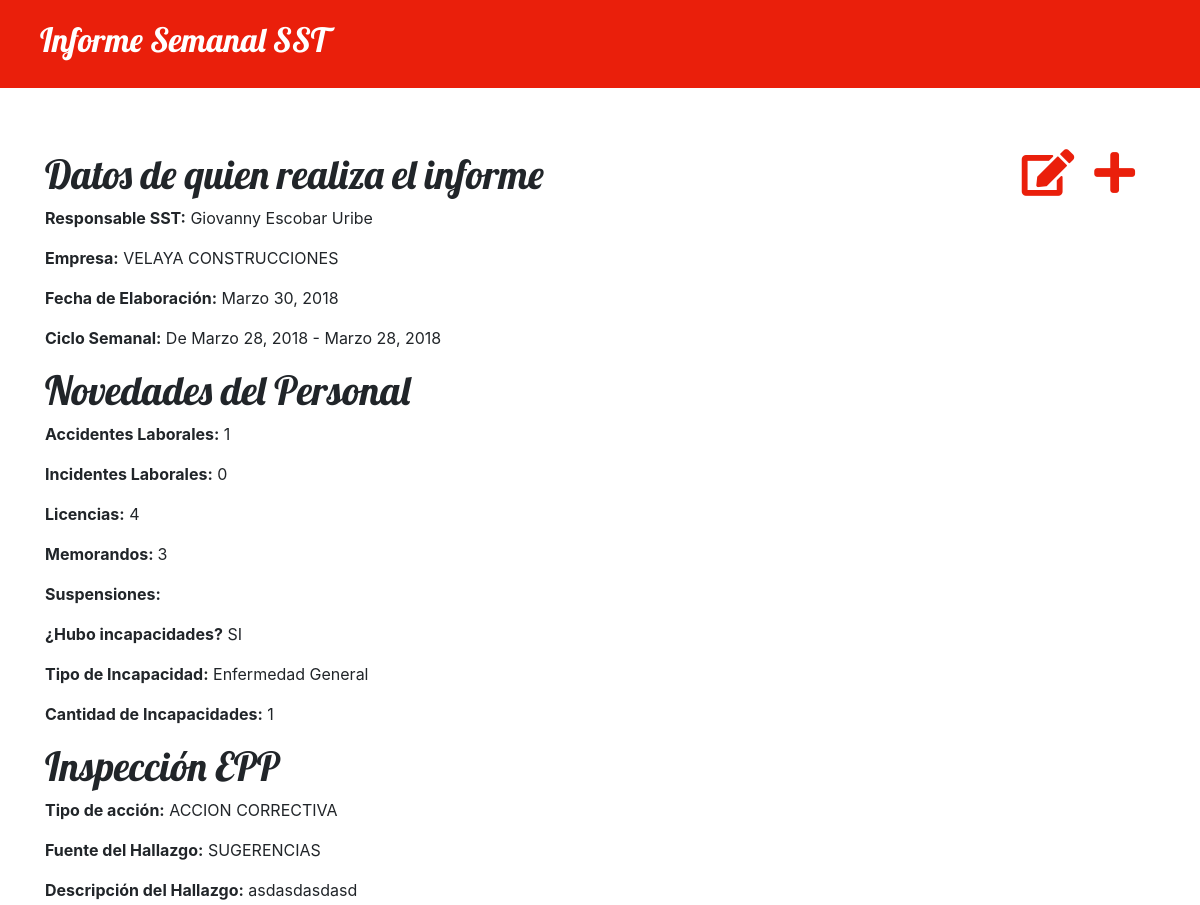
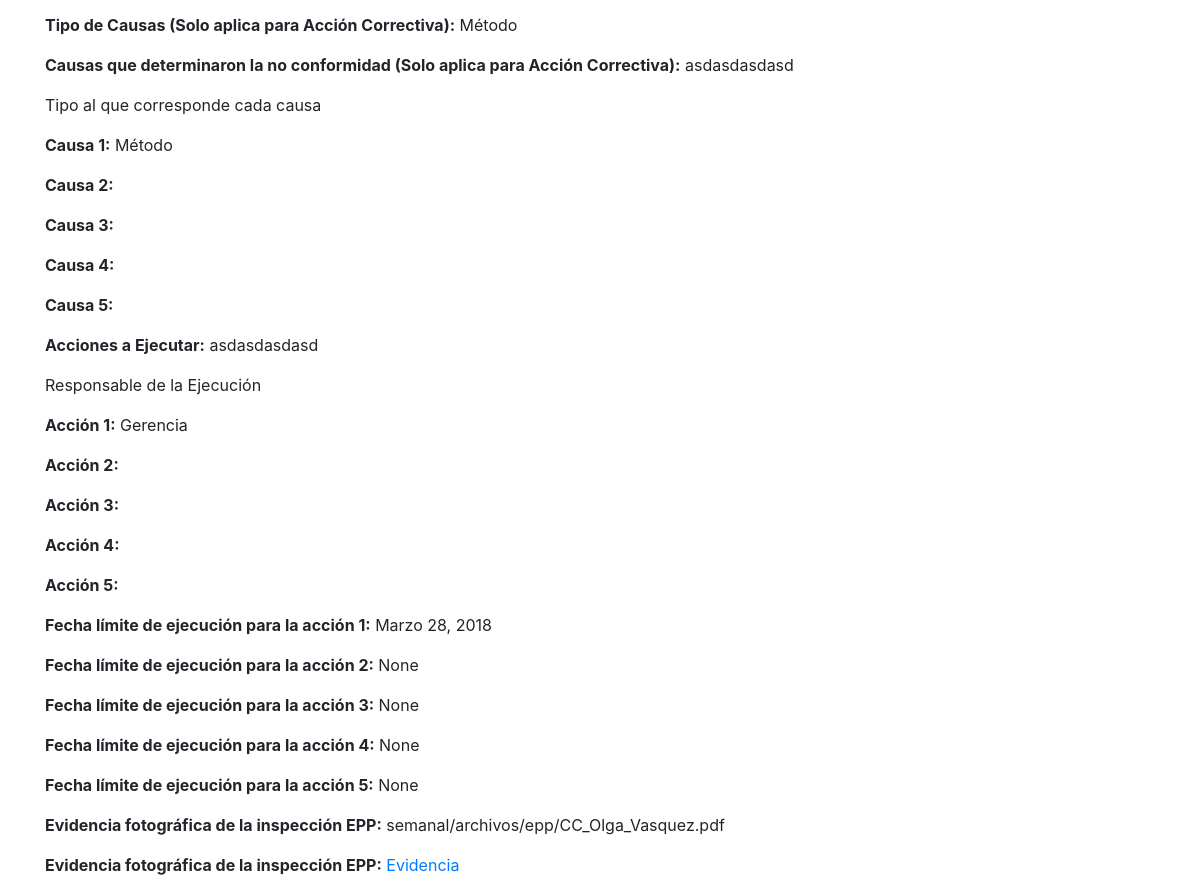
The app's page /informe/3/ with its own data (2 pictures, top to bottom).
### semanal/models.py (models this page shows, shortened)
class Informe(models.Model):
    usuario           = models.ForeignKey('auth.User', on_delete=models.CASCADE)
    empresa           = models.CharField(max_length=30, choices=OPCIONES_EMPRESA)
    fecha_elaboracion = models.DateField(
        default=date.today,
        verbose_name="Fecha de Elaboración")
    desde = models.DateField(default=date.today)
    hasta = models.DateField(default=date.today)
    acc_laboral = models.CharField(
        max_length=30,
        choices=OPCIONES_ACCIDENTES,
        verbose_name="Accidentes Laborales")
    inc_laboral = models.CharField(
        max_length=30,
        choices=OPCIONES_INCIDENTES,
        verbose_name="Incidentes Laborales")
    licencias = models.CharField(max_length=30, choices=OPCIONES_LICENCIAS)
    memorandos = models.CharField(
        max_length=30,
        choices=OPCIONES_MEMORANDOS,
        verbose_name="Memorandos o Llamados de atención")
    suspensiones = models.CharField(max_length=30, choices=OPCIONES_SUSPENSIONES)
    pregunta = models.CharField(
        max_length=30,
        choices=OPCIONES_PREGUNTA,
        verbose_name="¿Hubo incapacidades?")
    """
    Se instalo plugin MultiSelectField para tener una lista opciones de checkbox
    Informacion en: https://pypi.python.org/pypi/django-multiselectfield
    """
    incapacidad = MultiSelectField(
        choices=OPCIONES_INCAPACIDAD,
        blank=True,
        verbose_name="Tipo de Incapacidad")
    can_incapacidades = models.CharField(
        max_length=30,
        choices=OPCIONES_CAN_INCAPACIDADES,
        blank=True,
        verbose_name="Cantidad de Incapacidades")
    tipo_accion_epp = models.CharField(
        max_length=30,
        choices=OPCIONES_ACCION,
        verbose_name="Tipo de Acción")
    fuente_hallazgo_epp = models.CharField(
        max_length=30,
        choices=OPCIONES_HALLAZGO,
        verbose_name="Fuente del Hallazgo")
    descripcion_hallazgo_epp = models.TextField(
        verbose_name="Descripción del Hallazgo")
    tipos_causas_epp = MultiSelectField(
        choices=OPCIONES_CAUSAS,
        blank=True,
        verbose_name="Tipo de Causas (Solo aplica para Acción Correctiva)")
    no_conformidad_epp = models.TextField(
        blank=True,
        verbose_name="Causas que determinaron la no conformidad (Solo \
        aplica para Acción Correctiva)")
    """
    Señale para cada causa enunciada anteriormente, el tipo al que...
    """
    causa_epp_1 = MultiSelectField(
        choices=OPCIONES_CAUSAS,
        blank=True,
        verbose_name="Causa 1")
    causa_epp_2 = MultiSelectField(
        choices=OPCIONES_CAUSAS,
        blank=True,
        verbose_name="Causa 2")
    causa_epp_3 = MultiSelectField(
        choices=OPCIONES_CAUSAS,
        blank=True,
        verbose_name="Causa 3")
    causa_epp_4 = MultiSelectField(
        choices=OPCIONES_CAUSAS,
        blank=True,
        verbose_name="Causa 4")
    causa_epp_5 = MultiSelectField(
        choices=OPCIONES_CAUSAS,
        blank=True,
        verbose_name="Causa 5")
    acciones_ejecutar_epp = models.TextField(
        verbose_name="Acciones a Ejecutar")
    """
    Responsable de la ejecucion
    """
    accion_epp_1 = MultiSelectField(
        choices=OPCIONES_RESPONSABLE,
        verbose_name="Acción 1")
    accion_epp_2 = MultiSelectField(
        choices=OPCIONES_RESPONSABLE,
        blank=True,
        verbose_name="Acción 2")
    accion_epp_3 = MultiSelectField(
        choices=OPCIONES_RESPONSABLE,
        blank=True,
        verbose_name="Acción 3")
    accion_epp_4 = MultiSelectField(
        choices=OPCIONES_RESPONSABLE,
        blank=True,
        verbose_name="Acción 4")
    accion_epp_5 = MultiSelectField(
        choices=OPCIONES_RESPONSABLE,
        blank=True,
        verbose_name="Acción 5")
    """
    Fechas límites de ejecución
    """
    fecha_ejecucion_epp_1 = models.DateField(
        verbose_name="Fecha límite de ejecución para la acción 1")
    fecha_ejecucion_epp_2 = models.DateField(
        blank=True,
        null=True,
        verbose_name="Fecha límite de ejecución para la acción 2")
    fecha_ejecucion_epp_3 = models.DateField(
        blank=True,
        null=True,
        verbose_name="Fecha límite de ejecución para la acción 3")
    fecha_ejecucion_epp_4 = models.DateField(
        blank=True,
        null=True,
        verbose_name="Fecha límite de ejecución para la acción 4")
    fecha_ejecucion_epp_5 = models.DateField(
        blank=True,
        null=True,
        verbose_name="Fecha límite de ejecución para la acción 5")
    evidencia_epp = models.FileField(
        upload_to='semanal/archivos/epp',
        verbose_name="Evidencia Fotográfica de la Inspección EPP")
    """
    Guardar el informe
    """
    """
    Cadena para representar el objeto Informe(clase) en el admin de django.
    """

### semanal/views.py (the view)
# urls.py: url(r'^informe/(?P<pk>[0-9]+)/$', views.detalle_informe, name='detalle_informe'),
def detalle_informe(request, pk):
    informe = get_object_or_404(Informe, pk=pk)
    return render(request, 'semanal/detalle_informe.html', {'informe': informe})

### semanal/templates/semanal/detalle_informe.html
{% extends 'semanal/base.html' %}
{% block content %}
  <div>
    <a class="icono" href="{% url 'nuevo_informe' %}" title="Nuevo Informe">
      <span class="fas fa-plus"></span>
    </a>
    <a class="icono" href="{% url 'nuevo_informe' pk=informe.pk %}" title="Editar Informe">
      <span class="fas fa-edit"></span>
    </a>
  </div>
  <div>
    <h1>Datos de quien realiza el informe</h1>
    <p><strong>Responsable SST:</strong> {{ informe.usuario.first_name }} {{ informe.usuario.last_name }}</p>
    <p><strong>Empresa:</strong> {{ informe.empresa }}</p>
    <p><strong>Fecha de Elaboración:</strong> {{ informe.fecha_elaboracion }}</p>
    <p><strong>Ciclo Semanal:</strong> De {{ informe.desde }} - {{ informe.hasta }}</p>
    <h1>Novedades del Personal</h1>
    <p><strong>Accidentes Laborales:</strong> {{ informe.acc_laboral }}</p>
    <p><strong>Incidentes Laborales:</strong> {{ informe.inc_laboral }}</p>
    <p><strong>Licencias:</strong> {{ informe.licencias }}</p>
    <p><strong>Memorandos: </strong> {{ informe.memorandos }}</p>
    <p><strong>Suspensiones:</strong> {{ informe.suspenciones }}</p>
    <p><strong>¿Hubo incapacidades?</strong> {{ informe.pregunta }}</p>
    <p><strong>Tipo de Incapacidad:</strong> {{ informe.incapacidad }}</p>
    <p><strong>Cantidad de Incapacidades:</strong> {{ informe.can_incapacidades }}</p>
    <h1>Inspección EPP</h1>
    <p><strong>Tipo de acción:</strong> {{ informe.tipo_accion_epp }}</p>
    <p><strong>Fuente del Hallazgo:</strong> {{ informe.fuente_hallazgo_epp }}</p>
    <p><strong>Descripción del Hallazgo:</strong> {{ informe.descripcion_hallazgo_epp }}</p>
    <p><strong>Tipo de Causas (Solo aplica para Acción Correctiva):</strong> {{ informe.tipos_causas_epp }}</p>
    <p><strong>Causas que determinaron la no conformidad (Solo aplica para Acción Correctiva):</strong> {{ informe.no_conformidad_epp }}</p>
    <p>Tipo al que corresponde cada causa</p>
    <p><strong>Causa 1:</strong> {{ informe.causa_epp_1 }}</p>
    <p><strong>Causa 2:</strong> {{ informe.causa_epp_2 }}</p>
    <p><strong>Causa 3:</strong> {{ informe.causa_epp_3 }}</p>
    <p><strong>Causa 4:</strong> {{ informe.causa_epp_4 }}</p>
    <p><strong>Causa 5:</strong> {{ informe.causa_epp_5 }}</p>
    <p><strong>Acciones a Ejecutar:</strong> {{ informe.acciones_ejecutar_epp }}</p>
    <p>Responsable de la Ejecución</p>
    <p><strong>Acción 1:</strong> {{ informe.accion_epp_1 }}</p>
    <p><strong>Acción 2:</strong> {{ informe.accion_epp_2 }}</p>
    <p><strong>Acción 3:</strong> {{ informe.accion_epp_3 }}</p>
    <p><strong>Acción 4:</strong> {{ informe.accion_epp_4 }}</p>
    <p><strong>Acción 5:</strong> {{ informe.accion_epp_5 }}</p>
    <p><strong>Fecha límite de ejecución para la acción 1:</strong> {{ informe.fecha_ejecucion_epp_1 }}</p>
    <p><strong>Fecha límite de ejecución para la acción 2:</strong> {{ informe.fecha_ejecucion_epp_2 }}</p>
    <p><strong>Fecha límite de ejecución para la acción 3:</strong> {{ informe.fecha_ejecucion_epp_3 }}</p>
    <p><strong>Fecha límite de ejecución para la acción 4:</strong> {{ informe.fecha_ejecucion_epp_4 }}</p>
    <p><strong>Fecha límite de ejecución para la acción 5:</strong> {{ informe.fecha_ejecucion_epp_5 }}</p>
    <p><strong>Evidencia fotográfica de la inspección EPP:</strong> {{ informe.evidencia_epp }}</p>
    <p>
      <strong>Evidencia fotográfica de la inspección EPP:</strong>
      <a href="{{ informe.evidencia_epp.url }}">Evidencia</a>
    </p>
  </div>
{% endblock %}

### semanal/static/css/estilos.css (style rules this page uses)
h1, h2, h3, h4 { font-family: 'Lobster', cursive; }
.icono, .icono:visited { color: #ea1f0b; float: right; font-size: 35pt; margin-right: 20px; }

### records on screen
Informe: usuario.first_name "Giovanny", usuario.last_name "Escobar Uribe", empresa "VELAYA CONSTRUCCIONES", fecha_elaboracion "Marzo 30, 2018", desde "Marzo 28, 2018", hasta "Marzo 28, 2018", acc_laboral "1", inc_laboral "0", licencias "4", memorandos "3", pregunta "SI", incapacidad "Enfermedad General", can_incapacidades "1", tipo_accion_epp "ACCION CORRECTIVA", fuente_hallazgo_epp "SUGERENCIAS", descripcion_hallazgo_epp "asdasdasdasd", tipos_causas_epp "Método", no_conformidad_epp "asdasdasdasd", causa_epp_1 "Método", acciones_ejecutar_epp "asdasdasdasd", accion_epp_1 "Gerencia", fecha_ejecucion_epp_1 "Marzo 28, 2018", fecha_ejecucion_epp_2 "None", fecha_ejecucion_epp_3 "None", fecha_ejecucion_epp_4 "None", fecha_ejecucion_epp_5 "None", evidencia_epp "semanal/archivos/epp/CC_Olga_Vasquez.pdf"
